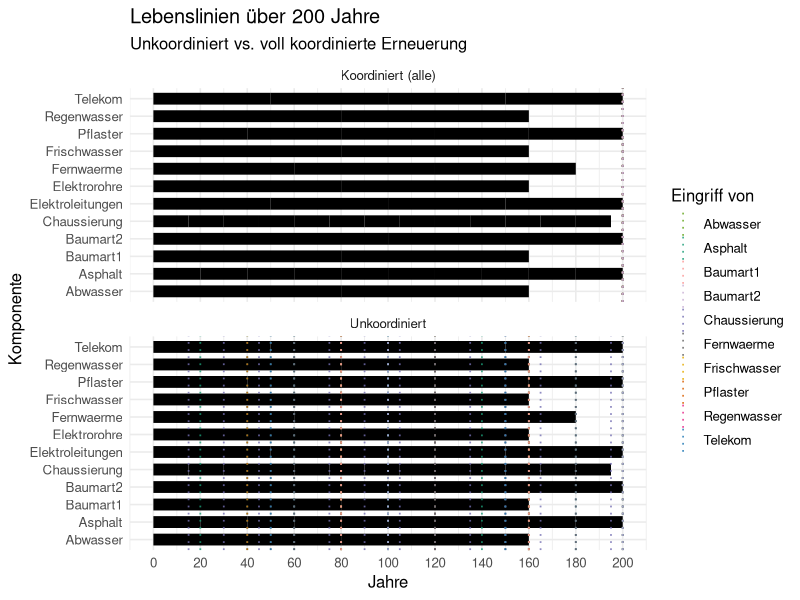
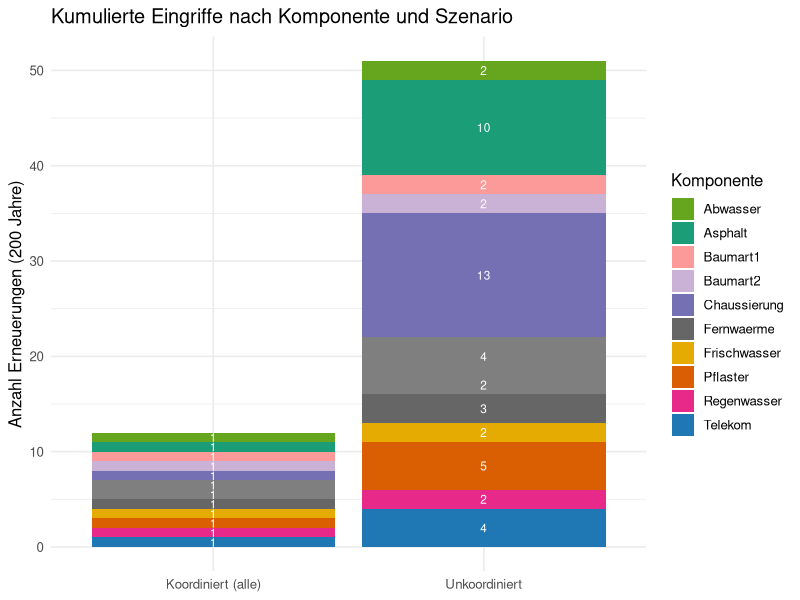
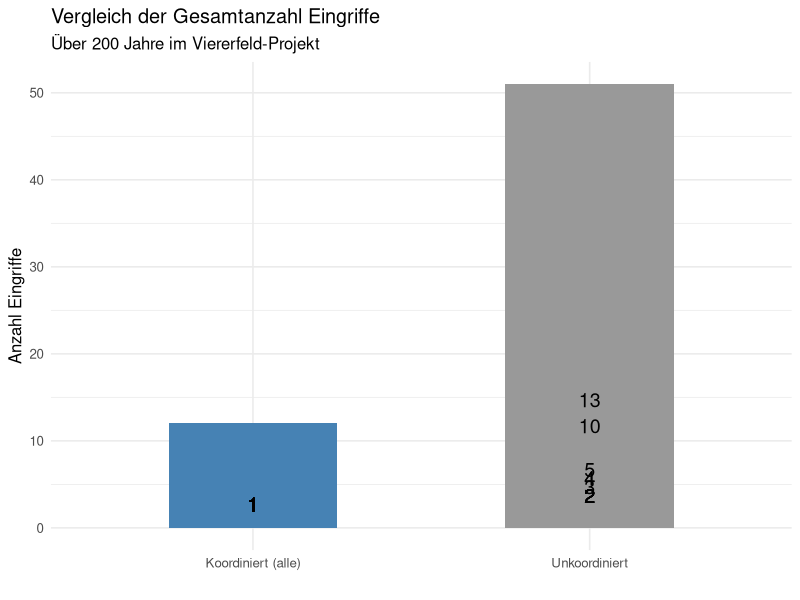

Here is the R script that generated these plots, in order:
## ---- chunk 1
library("tidyverse")
library("ggplot2")

## ---- chunk 2
horizon   <- 200                          # Betrachtungszeitraum in Jahren
lifetimes <- c(
  Asphalt         = 20,
  Pflaster        = 40,
  Chaussierung    = 15,
  Abwasser        = 80,
  Regenwasser     = 80,
  Frischwasser    = 80,
  Elektrorohre    = 80,
  Elektroleitungen = 50,
  Fernwaerme      = 60,
  Telekom         = 50,
  Baumart1        = 80,
  Baumart2        = 100
)  # Lebensdauer in Jahre pro Komponente


## ---- chunk 3
gcd <- function(a, b) if (b == 0) abs(a) else gcd(b, a %% b)
lcm_vec <- function(x) Reduce(function(a, b) a * b / gcd(a, b), as.integer(x))

lifelines_one <- function(lifetime, horizon){
  starts <- seq(0, horizon - lifetime, by = lifetime)
  tibble(start = starts, end = pmin(starts + lifetime, horizon))
}

# Unkoordinierte Eingriffe (jede Komponente für sich)
events_uncoordinated <- function(lifetimes, horizon){
  tibble(component = names(lifetimes),
         lifetime  = as.numeric(lifetimes)) |>
    rowwise() |>
    mutate(year = list(seq(lifetime, horizon, by = lifetime))) |>
    unnest(year) |>
    mutate(scenario = "Unkoordiniert") |>
    ungroup()
}

# Voll-Koordiniert: alle Komponenten gleichzeitig
events_fully_coordinated <- function(lifetimes, horizon){
  kgv <- lcm_vec(lifetimes)
  years <- if (kgv <= horizon) seq(kgv, horizon, by = kgv) else horizon
  expand.grid(component = names(lifetimes), year = years) |> 
    as_tibble() |>
    mutate(scenario = "Koordiniert (alle)")
}

# Lebenslinien vorbereiten
lifelines_df <- function(lifetimes, horizon, scenario){
  map2_dfr(names(lifetimes), lifetimes, ~ lifelines_one(.y, horizon) |>
             mutate(component = .x, cycle = row_number(), scenario = scenario))
}

# Daten erzeugen -----------------------------------------------
events_un <- events_uncoordinated(lifetimes, horizon)
lines_un  <- lifelines_df(lifetimes, horizon, "Unkoordiniert")

events_co <- events_fully_coordinated(lifetimes, horizon)
lines_co  <- lifelines_df(lifetimes, horizon, "Koordiniert (alle)")

events_all <- bind_rows(events_un, events_co)
lines_all  <- bind_rows(lines_un, lines_co)

# Farbpalette
comp_colors <- c(
  Asphalt      = "#1b9e77",
  Pflaster     = "#d95f02",
  Chaussierung = "#7570b3",
  Abwasser     = "#66a61e",
  Regenwasser  = "#e7298a",
  Frischwasser = "#e6ab02",
  Elektro      = "#a6761d",
  Fernwaerme   = "#666666",
  Telekom      = "#1f78b4",
  LSA          = "#b2df8a",
  Baumart1     = "#fb9a99",
  Baumart2     = "#cab2d6"
)

# 1) Lebenslinien-Plot ----------------------------------------
g1 <- ggplot(lines_all, aes(x = start, xend = end, y = component, yend = component)) +
  geom_segment(linewidth = 4, lineend = "butt") +
  geom_vline(data = events_all,
             aes(xintercept = year, color = component),
             linetype = 3, linewidth = 0.6, alpha = 0.8, show.legend = TRUE) +
  facet_wrap(~scenario, ncol = 1, scales = "free_y") +
  scale_x_continuous(breaks = seq(0, horizon, by = 20), limits = c(0, horizon)) +
  scale_color_manual(values = comp_colors) +
  labs(x = "Jahre", y = "Komponente",
       title = "Lebenslinien über 200 Jahre",
       subtitle = "Unkoordiniert vs. voll koordinierte Erneuerung",
       color = "Eingriff von") +
  theme_minimal(base_size = 12)

# 2) Kumulierte Eingriffe --------------------------------------
counts <- events_all |>
  count(scenario, component, name = "interventions") |>
  group_by(scenario) |>
  mutate(total = sum(interventions)) |>
  ungroup()

g2 <- ggplot(counts, aes(x = scenario, y = interventions, fill = component)) +
  geom_col(position = "stack") +
  geom_text(aes(label = interventions),
            position = position_stack(vjust = 0.5),
            color = "white", size = 3) +
  scale_fill_manual(values = comp_colors) +
  labs(x = NULL, y = "Anzahl Erneuerungen (200 Jahre)",
       title = "Kumulierte Eingriffe nach Komponente und Szenario",
       fill = "Komponente") +
  theme_minimal(base_size = 12)

# Balkendiagramm: Anzahl Eingriffe je Szenario
g3 <- ggplot(counts, aes(x = scenario, y = interventions, fill = scenario)) +
  geom_col(width = 0.5, show.legend = FALSE) +
  geom_text(aes(label = interventions), vjust = -0.5, size = 5) +
  scale_fill_manual(values = c("Unkoordiniert" = "grey60", "Koordiniert (alle)" = "steelblue")) +
  labs(x = "", y = "Anzahl Eingriffe",
       title = "Vergleich der Gesamtanzahl Eingriffe",
       subtitle = "Über 200 Jahre im Viererfeld-Projekt") +
  theme_minimal(base_size = 12)

# Anzeigen
print(g1)
print(g2)
print(g3)

